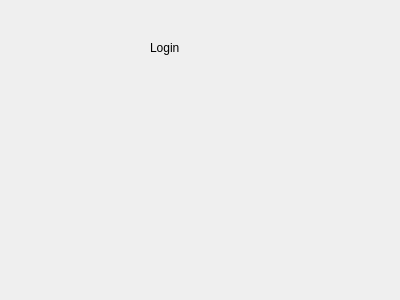
<?xml version="1.0" encoding="UTF-8"?>
<ui version="4.0">
 <class>Login</class>
 <widget class="QWidget" name="Login">
  <property name="geometry">
   <rect>
    <x>0</x>
    <y>0</y>
    <width>400</width>
    <height>300</height>
   </rect>
  </property>
  <property name="windowTitle">
   <string>Form</string>
  </property>
  <widget class="QLabel" name="label">
   <property name="geometry">
    <rect>
     <x>150</x>
     <y>40</y>
     <width>58</width>
     <height>16</height>
    </rect>
   </property>
   <property name="text">
    <string>Login</string>
   </property>
  </widget>
 </widget>
 <resources/>
 <connections/>
</ui>
